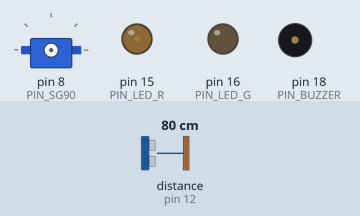
The program below on a simulated Raspberry Pi (header pin numbers). On the bench: servo, output pins drawn as LEDs (lit = HIGH), buzzer (waves = sounding). The inputs (shaded band) are chosen by the test bench; at power-on: distance to the obstacle (sensor on pin 12) 80 cm. The echo pulse lasts 58.3 µs per cm; servo angles are drawn from the pulse width (0.5 ms = 0°, 2.5 ms = 180°); the clock reads 2024-03-15 10:24:30 at power-on unless the program sets it; pins used as bus, display or sensor lines are not drawn.

Above: at 1.2 s.
1.3 s: distance to the obstacle (sensor on pin 12) set to 22 cm
2.8 s: distance to the obstacle (sensor on pin 12) set to 18 cm
At 3.4 s:
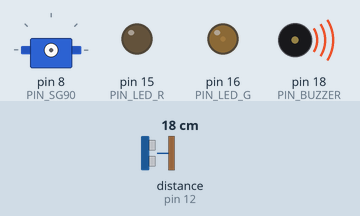
5.0 s: distance to the obstacle (sensor on pin 12) set to 35 cm
At 6.5 s:
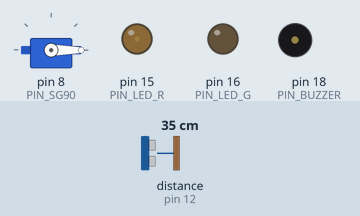
7.0 s: distance to the obstacle (sensor on pin 12) set to 2 cm
At 7.4 s:
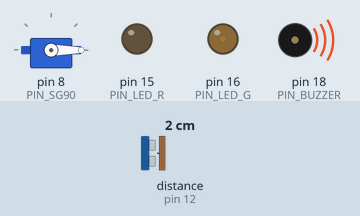
9.0 s: distance to the obstacle (sensor on pin 12) set to 23 cm
At 9.5 s:
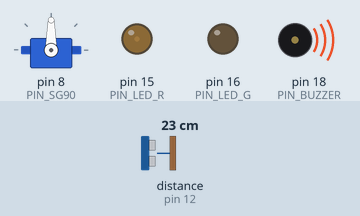
11.1 s: distance to the obstacle (sensor on pin 12) set to 5 cm
At 12.9 s:
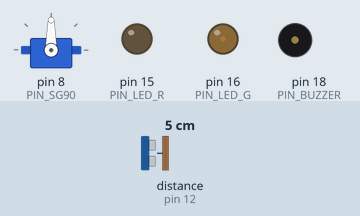
Timing chart, 0 to 14.1 s (numbered marks = the images above; inputs shaded):
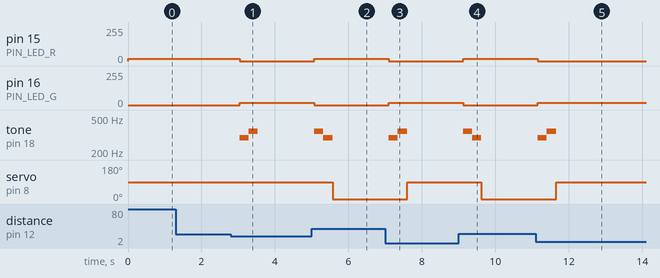

The program:

main.py
```python
import RPi.GPIO as GPIO
import time


# pin declare
PIN_ULTRASONIC_RANGING_TRIG = 11
PIN_ULTRASONIC_RANGING_ECHO = 12
PIN_LED_R = 15
PIN_LED_G = 16
PIN_BUZZER = 18
PIN_SG90 = 8

last_status = None

# max distance
MAX_DISTANCE = 20
# LED Frequece
LED_FREQUENCE = 2000

p_R = None
p_G = None

LED_RED = 0xFF00
LED_GREEN = 0x00FF

# parking gate sound
Buzz = None
PARKING_GATE = [294, 350]
PARKING_GATE_BEAT = [0.5, 0.5]

# SG90
SG90_PWM = None
SG90_FREQUENCE = 50


def prepare():
    """
    prepare & init
    """

    global p_R, p_G, Buzz, SG90_PWM

    # Numbers GPIOs by physical location
    GPIO.setmode(GPIO.BOARD)

    # ultrasonic ranging
    GPIO.setup(PIN_ULTRASONIC_RANGING_TRIG, GPIO.OUT)
    GPIO.setup(PIN_ULTRASONIC_RANGING_ECHO, GPIO.IN)

    # LED
    GPIO.setup(PIN_LED_R, GPIO.OUT)  # Set pins' mode is output
    GPIO.output(PIN_LED_R, GPIO.HIGH)  # Set pins to high(+3.3V) to off led
    GPIO.setup(PIN_LED_G, GPIO.OUT)  # Set pins' mode is output
    GPIO.output(PIN_LED_G, GPIO.HIGH)  # Set pins to high(+3.3V) to off led

    # set Frequece to 2KHz
    p_R = GPIO.PWM(PIN_LED_R, LED_FREQUENCE)
    p_G = GPIO.PWM(PIN_LED_G, LED_FREQUENCE)
    # Initial duty Cycle = 0(leds off)
    p_R.start(0)
    p_G.start(0)

    # parking gate
    GPIO.setup(PIN_BUZZER, GPIO.OUT)
    # 440 is initial frequency.
    Buzz = GPIO.PWM(PIN_BUZZER, 440)

    # SG90
    GPIO.setup(PIN_SG90, GPIO.OUT)
    SG90_PWM = GPIO.PWM(PIN_SG90, SG90_FREQUENCE)
    SG90_PWM.start(0)


def distance():
    """
    ultrasonic ranging scan distance
    """
    GPIO.output(PIN_ULTRASONIC_RANGING_TRIG, GPIO.LOW)
    time.sleep(0.000002)

    GPIO.output(PIN_ULTRASONIC_RANGING_TRIG, GPIO.HIGH)
    time.sleep(0.00001)
    GPIO.output(PIN_ULTRASONIC_RANGING_TRIG, GPIO.LOW)

    while GPIO.input(PIN_ULTRASONIC_RANGING_ECHO) == GPIO.LOW:
        # wait until input changes
        pass
    time1 = time.time()

    while GPIO.input(PIN_ULTRASONIC_RANGING_ECHO) == GPIO.HIGH:
        # wait until input changes
        pass
    time2 = time.time()

    return (time2 - time1) * 340 / 2 * 100


def set_color(col):
    """
    set color
    # For example : col = 0x112233
    """
    def map(x, in_min, in_max, out_min, out_max):
        return (x - in_min) * (out_max - out_min) / (in_max - in_min) + out_min

    global p_R, p_G

    R_val = (col & 0x1100) >> 8
    G_val = (col & 0x0011) >> 0

    R_val = map(R_val, 0, 255, 0, 100)
    G_val = map(G_val, 0, 255, 0, 100)

    p_R.ChangeDutyCycle(R_val)  # Change duty cycle
    p_G.ChangeDutyCycle(G_val)


def parking_gate_sound(is_up=True):

    # Start Buzzer pin with 50% duty ration
    Buzz.start(50)

    local_range = None
    if is_up:
        local_range = range(0, len(PARKING_GATE))
    else:
        local_range = range(len(PARKING_GATE) - 1, -1, -1)

    for i in local_range:
        # Change the frequency along the song note
        Buzz.ChangeFrequency(PARKING_GATE[i])
        # delay a note for beat * 0.5s
        time.sleep(PARKING_GATE_BEAT[i] * 0.5)
    # Stop the buzzer
    Buzz.stop()


def sg_90_turn(angle):
    """
    angle from 0 to 180
    """

    global SG90_PWM

    SG90_PWM.ChangeDutyCycle(2.5 + angle / 360 * 20)
    # wait 20ms until SG90 9G Servo stopped
    time.sleep(0.02)
    # clean signal
    # IMPORTANT: this will prevent SG90 9G Servo jitter
    SG90_PWM.ChangeDutyCycle(0)


def loop():

    global last_status

    while True:
        dis = distance()
        # print(dis, 'cm\n')
        if dis <= MAX_DISTANCE:
            # print('open....')
            set_color(LED_GREEN)

            if last_status is None or 0 == last_status:
                pass
            else:
                parking_gate_sound()
                sg_90_turn(90)

            last_status = 0
        else:
            # print('close...')
            set_color(LED_RED)

            if last_status is None or 1 == last_status:
                pass
            else:
                parking_gate_sound(is_up=False)
                sg_90_turn(0)

            last_status = 1

        time.sleep(0.3)


def final_release():
    """
    release resources
    """
    def release_sensor():
        # Release resource
        GPIO.cleanup()

    global p_R, p_G, Buzz, SG90_PWM

    print('final release')

    # led
    p_R.stop()
    p_G.stop()
    # Turn off all leds
    GPIO.output(PIN_LED_R, GPIO.HIGH)
    GPIO.output(PIN_LED_G, GPIO.HIGH)

    # parking gate
    # Stop the buzzer
    Buzz.stop()
    # Set Buzzer pin to High
    GPIO.output(PIN_BUZZER, GPIO.HIGH)

    # sg 90
    SG90_PWM.ChangeDutyCycle(0)
    SG90_PWM.stop()

    release_sensor()


if __name__ == '__main__':
    # prepare
    prepare()

    try:
        loop()
    except KeyboardInterrupt:
        # release resource
        final_release()
```

Measured:
- the behaviour switches between 21 and 20 cm on distance to the obstacle (sensor on pin 12) (found by bisection; images 0 and 1)
- after the input at 1.3 s, every drawn part: stays the same
- after the input at 2.8 s, pin 15 (PIN_LED_R): 17/255 → 0/255 after 0.24 s; pin 16 (PIN_LED_G): 0/255 → 17/255 after 0.24 s; tone on pin 18 (PIN_BUZZER): silent → 294 Hz after 0.24 s, → 350 Hz 0.25 s later, → silent 0.25 s later
- after the input at 5.0 s, pin 15 (PIN_LED_R): 0/255 → 17/255 after 0.07 s; pin 16 (PIN_LED_G): 17/255 → 0/255 after 0.07 s; tone on pin 18 (PIN_BUZZER): silent → 350 Hz after 0.07 s, → 294 Hz 0.25 s later, → silent 0.25 s later; servo on pin 8 (PIN_SG90): 90° → 0° after 0.57 s
- after the input at 7.0 s, pin 15 (PIN_LED_R): 17/255 → 0/255 after 0.10 s; pin 16 (PIN_LED_G): 0/255 → 17/255 after 0.10 s; tone on pin 18 (PIN_BUZZER): silent → 294 Hz after 0.10 s, → 350 Hz 0.25 s later, → silent 0.25 s later; servo on pin 8 (PIN_SG90): 0° → 90° after 0.60 s
- after the input at 9.0 s, pin 15 (PIN_LED_R): 0/255 → 17/255 after 0.12 s; pin 16 (PIN_LED_G): 17/255 → 0/255 after 0.12 s; tone on pin 18 (PIN_BUZZER): silent → 350 Hz after 0.12 s, → 294 Hz 0.25 s later, → silent 0.25 s later; servo on pin 8 (PIN_SG90): 90° → 0° after 0.62 s
- after the input at 11.1 s, pin 15 (PIN_LED_R): 17/255 → 0/255 after 0.05 s; pin 16 (PIN_LED_G): 0/255 → 17/255 after 0.05 s; tone on pin 18 (PIN_BUZZER): silent → 294 Hz after 0.05 s, → 350 Hz 0.25 s later, → silent 0.25 s later; servo on pin 8 (PIN_SG90): 0° → 90° after 0.55 s
